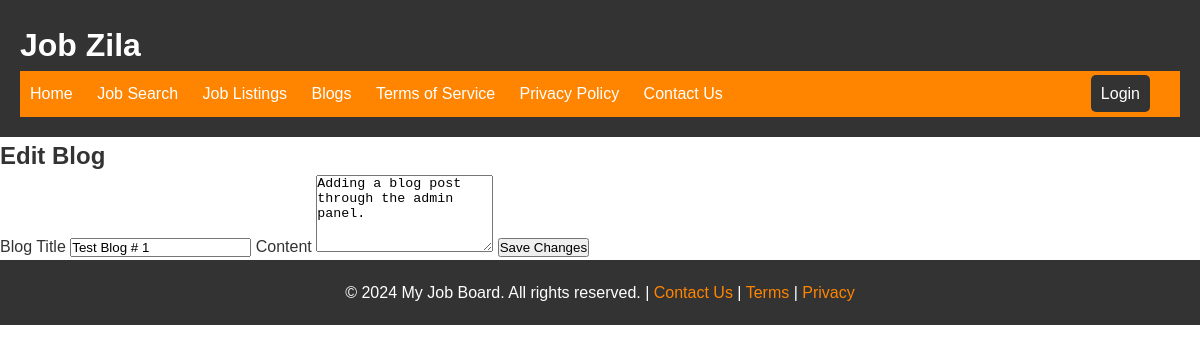
Screenshot of /blogs/edit/1/ with the database file from the repository.
### home/models.py (models this page shows, shortened)
class Blog(models.Model):
    title = models.CharField(max_length=200)
    content = models.TextField()
    author = models.ForeignKey(User, on_delete=models.CASCADE)
    created_at = models.DateTimeField(auto_now_add=True)
    class Meta:
        ordering = ['-created_at']

### home/views.py (the view)
# urls.py: path('blogs/edit/<int:blog_id>/', views.edit_blog, name='edit_blog'),
def edit_blog(request, blog_id):
    blog = get_object_or_404(Blog, id=blog_id)
    if request.method == 'POST':
        blog.title = request.POST['title']
        blog.content = request.POST['content']
        blog.save()
        return redirect('manage_blogs')
    return render(request, 'home/edit_blog.html', {'blog': blog})

### home/templates/home/edit_blog.html (shortened to what this page needs)
{% extends 'home/master.html' %}
{% block content %}
<main>
  <section id="edit-blog">
    <h2>Edit Blog</h2>
    <form method="POST">
      <label for="title">Blog Title</label>
      <input type="text" id="title" name="title" value="{{ blog.title }}" required>
      <label for="content">Content</label>
      <textarea id="content" name="content" rows="5" required>{{ blog.content }}</textarea>
      <button type="submit">Save Changes</button>
    </form>
  </section>
</main>
{% endblock %}

### static/css/style.css (style rules this page uses)
* { margin: 0; padding: 0; }
body { font-family: Arial, sans-serif; font-size: 16px; line-height: 1.6; color: #333; }

### rows the page displays
Blog: title "Test Blog # 1", content "Adding a blog post through the admin panel."
